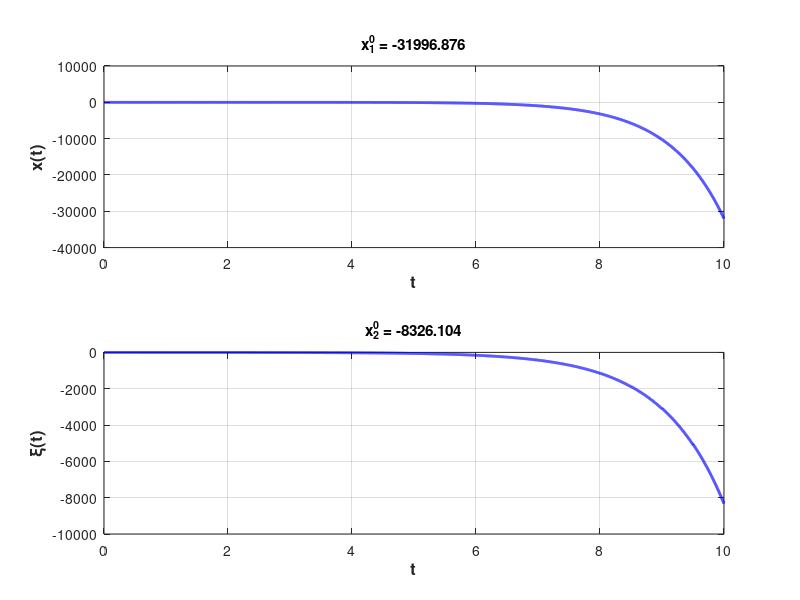

The MATLAB source for this figure:
function types_of_control
    h = 0.5;
    A = [1, h; 0, 1];
    B = [0.5 * h^2; h];

    C = [0.5 * h^2, 1.5 * h^2; h, h];
    C = inv(C);
    chiA = A^2 - 0.25 * A^0;
    theta = -[0, 1] * C * chiA;
    theta = -place(A, B, [-0.1, -0.2]);

    disp(eig(A + B * theta));

    nx = size(A, 1); % количество строчек
    % задаем время отрисовки графиков
    TIME = 10.0;
    % задаем параметры метода решения системы дифференциальных уравнений
    options = odeset('RelTol', 1e-5, 'AbsTol', 1e-5 * ones(1, nx));
    % задаем начальные условия 
    x0 = zeros(nx, 1);   

    x0(1) = 0.5;
    x0(2) = -0.4;

    discr = 0 : h : TIME;
    tlst = [];
    xlst = [;];

%     for i = 1 : size(discr, 2) - 1
%         ticks = discr(i) : 0.001 : discr(i + 1);
%         [TL, YL] = ode45(@(t, X)(A * X + B * theta * x0), ticks, x0', options);
%         tlst = [tlst; TL];
%         xlst = [xlst; YL];
%         x0 = YL(end, :)';
%     end

    tlst = [];
    xlst = [;];
    eps = 0.001;
    for i = 1 : size(discr, 2) - 1
        tend = discr(i) + eps * h;
        ticks = discr(i) : 0.00001 : tend;
        [TL, YL] = ode45(@(t, X)(A * X + B * theta * x0), ticks, x0', options);
        tlst = [tlst; TL];
        xlst = [xlst; YL];
        x0 = YL(end, :)';

        ticks = tend : 0.001 : discr(i + 1);
        [TL, YL] = ode45(@(t, X)(A * X), ticks, x0', options);
        tlst = [tlst; TL];
        xlst = [xlst; YL];
        x0 = YL(end, :)';
    end
% 
%     tlst = [];
%     xlst = [;];
%     delta = h * 0.25;
%     for i = 1 : size(discr, 2) - 1
%         ticks = discr(i) : 0.001 : (discr(i) + delta);
%         [TL, YL] = ode45(@(t, X)(A * X + B * theta * x0), ticks, x0', options);
%         tlst = [tlst; TL];
%         xlst = [xlst; YL];
%         x0 = YL(end, :)';
% 
%         ticks = (discr(i) + delta) : 0.001 : discr(i + 1);
%         [TL, YL] = ode45(@(t, X)(A * X), ticks, x0', options);
%         tlst = [tlst; TL];
%         xlst = [xlst; YL];
%         x0 = YL(end, :)';
%     end

    fhandle = figure;
    subplot(2, 1, 1)
        plot(tlst, xlst(:, 1), 'b', 'LineWidth', 2.0)
        grid on;
        xlabel('t', 'FontSize', 12, 'FontWeight', 'bold');
        ylabel('x(t)', 'FontSize', 12, 'FontWeight', 'bold');
        title(sprintf('x_1^0 = %0.3f', x0(1)));
    subplot(2, 1, 2)
        plot(tlst, xlst(:, 2), 'b', 'LineWidth', 2.0)
        grid on;
        xlabel('t', 'FontSize', 12, 'FontWeight', 'bold');
        ylabel('\xi(t)', 'FontSize', 12, 'FontWeight', 'bold');
        title(sprintf('x_2^0 = %0.3f', x0(2)));

end